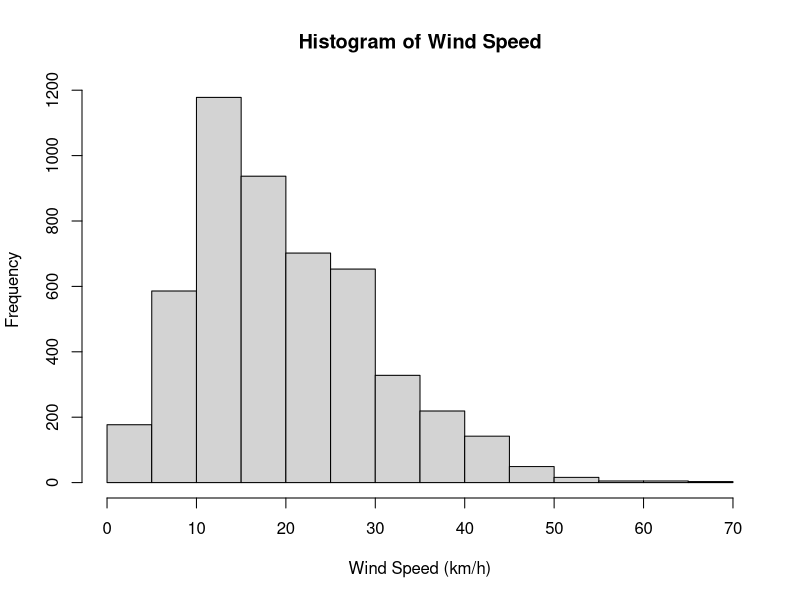
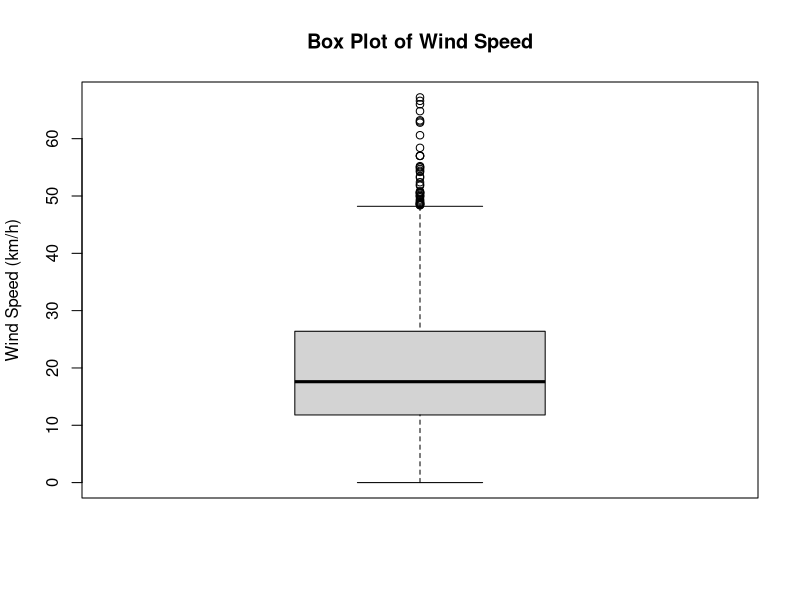
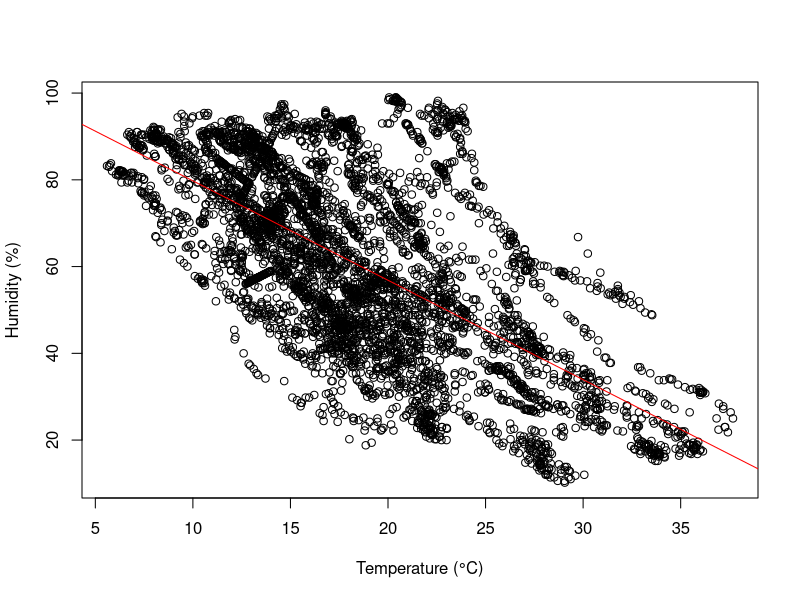
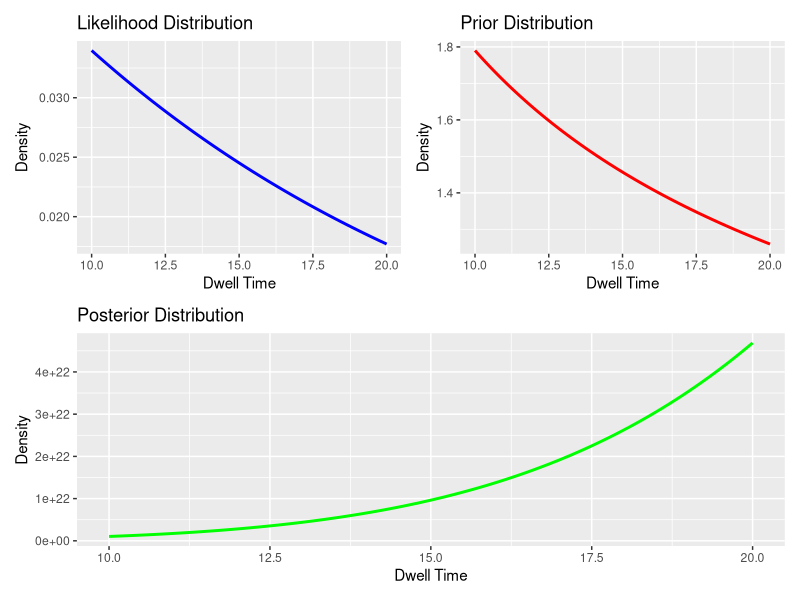
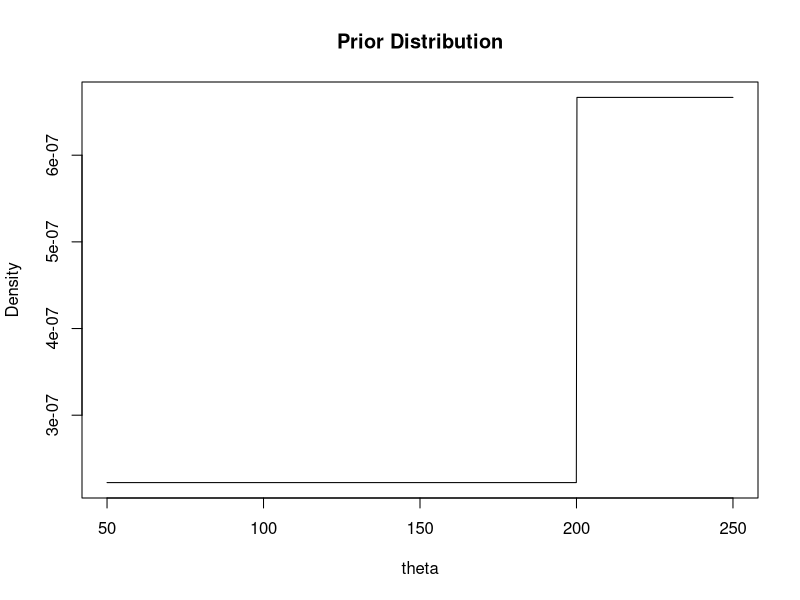
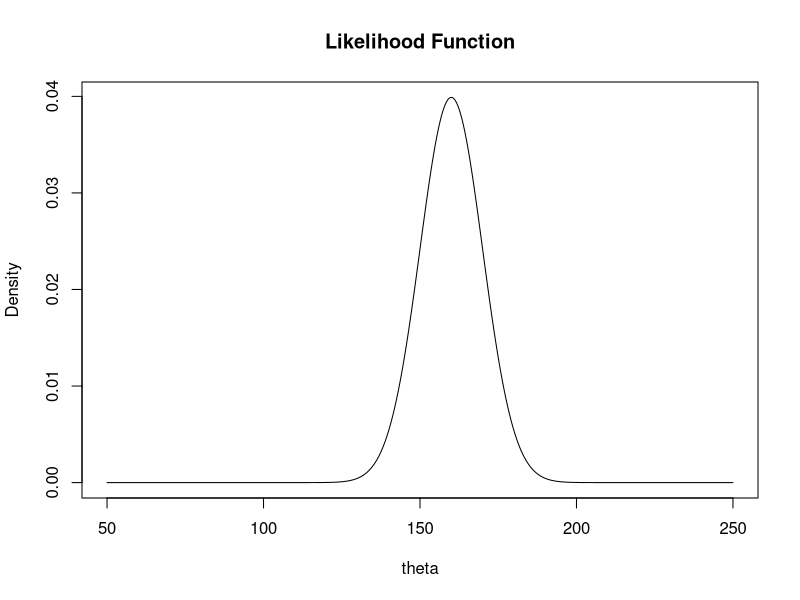
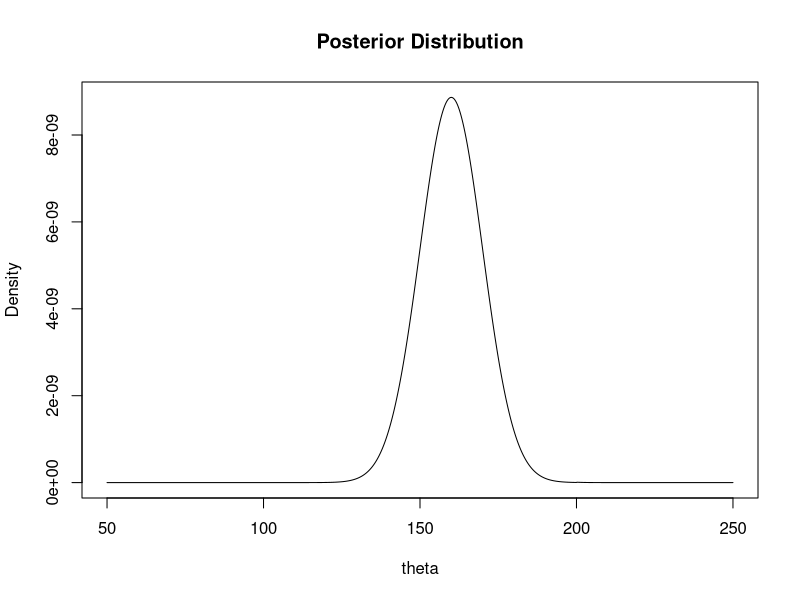
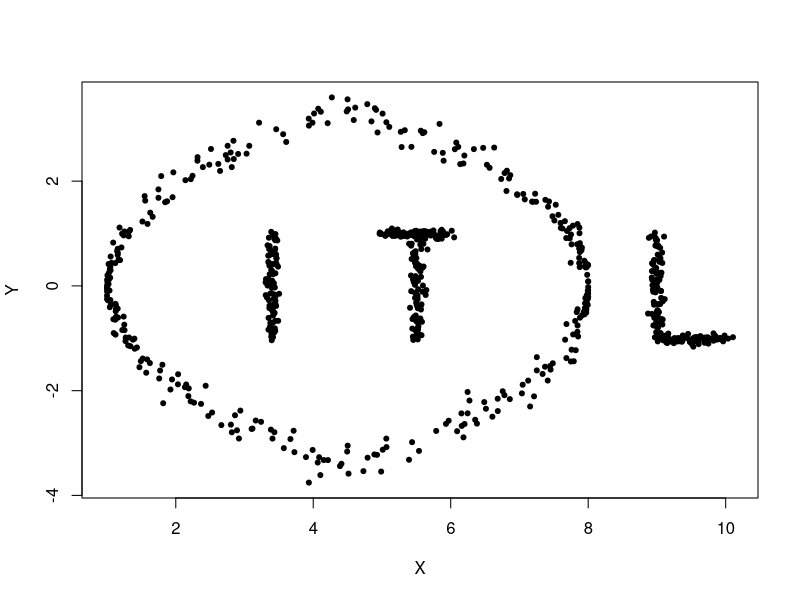

Here is the R script that generated these plots, in order:
## ---- chunk 1
# Load the data
the.fulldata <- as.matrix(read.csv("MelbAirportSolarData.csv", header = TRUE, sep = ","))

# Generate a sample of 5,000 data
my.data <- the.fulldata[sample(1:8928, 5000), ]

# Save the sample data to a text file
write.table(my.data, "RaviShankarJS-223296806-MelbAirSolarMyData.txt", row.names = FALSE, col.names = FALSE, sep = ",")
## ---- chunk 2
# Draw histogram
hist(my.data[, 3], main = "Histogram of Wind Speed", xlab = "Wind Speed (km/h)")

# Draw box plot
boxplot(my.data[, 3], main = "Box Plot of Wind Speed", ylab = "Wind Speed (km/h)")

# Five-number summary
wind_speed_summary <- summary(my.data[, 3])
print(wind_speed_summary)
## ---- chunk 3
# Scatterplot of Temperature vs. Humidity
plot(my.data[, 2], my.data[, 4], xlab = "Temperature (°C)", ylab = "Humidity (%)")

# Fit linear regression model
lm_model <- lm(my.data[, 4] ~ my.data[, 2])
abline(lm_model, col = "red")

# Print linear regression equation
print(summary(lm_model)$coefficients)

# Compute correlation coefficient and coefficient of determination
corr_coef <- cor(my.data[, 2], my.data[, 4])
r_squared <- summary(lm_model)$r.squared

cat("Linear regression equation:", lm_model$coefficients[1], "+", lm_model$coefficients[2], "* Temperature\n")
cat("Correlation coefficient:", corr_coef, "\n")
cat("Coefficient of determination (R-squared):", r_squared, "\n")
## ---- chunk 4
# Create new variables
WSB <- ifelse(my.data[, 3] > 25, "High", "Low")
TB <- cut(my.data[, 2], breaks = c(-Inf, 20, 30, Inf), labels = c("Low", "Moderate", "High"))
IrrB <- ifelse(my.data[, 1] > 800, "High", "Low")

# Construct cross-tabulation
cross_tab <- table(WSB, TB, IrrB)
print(cross_tab)
## ---- chunk 5
# Calculate the total number of observations where IrrB is High
irr_high_count <- sum(cross_tab[, , "High"])

# Calculate the total number of observations
total_count <- sum(cross_tab)

# Calculate the probability that IrrB is High
prob_irr_high <- irr_high_count / total_count

cat("Probability that IrrB is High:", prob_irr_high, "\n")
## ---- chunk 6
# Calculate the number of observations where TB is High and WSB is Low
tb_high_ws_low_count <- cross_tab["Low", "High", ]

# Calculate the total number of observations where WSB is Low
ws_low_count <- sum(cross_tab["Low", , ])

# Calculate the probability that TB is High given that WSB is Low
prob_tb_high_given_ws_low <- tb_high_ws_low_count / ws_low_count

cat("Probability that TB is High given that WSB is Low:", prob_tb_high_given_ws_low, "\n")
## ---- chunk 7
# Calculate the number of observations where IrrB is Low, TB is Moderate, and WSB is Low
irr_low_tb_mod_ws_low_count <- cross_tab["Low", "Moderate", "Low"]

# Calculate the total number of observations where TB is Moderate and WSB is Low
tb_mod_ws_low_count <- sum(cross_tab["Low", "Moderate", ])

# Calculate the probability that IrrB is Low given that TB is Moderate and WSB is Low
prob_irr_low_given_tb_mod_ws_low <- irr_low_tb_mod_ws_low_count / tb_mod_ws_low_count

cat("Probability that IrrB is Low given that TB is Moderate and WSB is Low:", prob_irr_low_given_tb_mod_ws_low, "\n")
## ---- chunk 8
# Compute joint probabilities
joint_prob <- prop.table(cross_tab)

# Compute marginal probabilities
prob_tb_high <- sum(joint_prob[, "High", ])
prob_irr_low <- sum(joint_prob[, , "Low"])

# Compute expected joint probability under independence
expected_joint_prob <- prob_tb_high * prob_irr_low

# Compare observed and expected joint probabilities
observed_joint_prob <- joint_prob["High", "Low", "Low"]

if (abs(observed_joint_prob - expected_joint_prob) > 0.05) {
  cat("High TB and Low IrrB are not independent events.\n")
} else {
  cat("High TB and Low IrrB are independent events.\n")
}
## ---- chunk 9
# Check if there are any observations with both Low TB and High WSB
# Check if there are any observations with both Low TB and High WSB
if (sum(cross_tab["High", "Low", ]) == 0) {
  cat("Low TB and High WSB are mutually exclusive events.\n")
} else {
  cat("Low TB and High WSB are not mutually exclusive events.\n")
}
## ---- chunk 10
# Load the required packages
library(ggplot2)
library(patchwork)

# Define the parameters
a <- 0.5  # Prior hyperparameter
b <- 10   # Prior hyperparameter
N <- 6    # Number of observations
x <- c(10, 12, 15, 20, 15, 20) # Observed dwell times

# Compute the posterior hyperparameters
a_posterior <- a + N
b_posterior <- b + sum(x)

# Create a grid of values for x (dwell time)
x_grid <- seq(min(x), max(x), length.out = 100)

# Calculate the likelihood, prior, and posterior distributions
likelihood <- dexp(x_grid, rate = 1/mean(x))
prior <- 1 / (dgamma(1/x_grid, shape = a, rate = 1/b))
posterior <- 1 / (dgamma(1/x_grid, shape = a_posterior, rate = 1/b_posterior))

# Create the plots
p1 <- ggplot() +
  geom_line(aes(x_grid, likelihood), color = "blue", linewidth = 1) +
  labs(x = "Dwell Time", y = "Density", title = "Likelihood Distribution")

p2 <- ggplot() +
  geom_line(aes(x_grid, prior), color = "red", linewidth = 1) +
  labs(x = "Dwell Time", y = "Density", title = "Prior Distribution")

p3 <- ggplot() +
  geom_line(aes(x_grid, posterior), color = "green", linewidth = 1) +
  labs(x = "Dwell Time", y = "Density", title = "Posterior Distribution")

# Combine the plots
(p1 | p2) / p3
## ---- chunk 11
# Define the prior distribution function
prior_distribution <- function(theta) {
  p <- 0
  if (theta >= 50 & theta <= 150) {
    p <- 1 / (45000 * (150 - 50))
  } else if (theta > 150 & theta <= 200) {
    p <- 1 / (90000 * (200 - 150))
  } else if (theta > 200 & theta <= 250) {
    p <- 1 / (30000 * (250 - 200))
  } else {
    p <- 0
  }
  return(p)
}

# Compute the posterior distribution
n <- 1
mean_prior <- 150
sigma_prior <- 20

# Likelihood function (normal distribution with known variance)
likelihood <- function(theta, y) {
  sigma <- 10
  return(dnorm(y, theta, sigma))
}

# Posterior distribution
posterior_distribution <- function(theta, y) {
  return(likelihood(theta, y) * prior_distribution(theta))
}

# Compute the posterior mean and standard deviation
y <- 160 # Observed mean height
theta_grid <- seq(50, 250, length.out = 1000)
posterior <- sapply(theta_grid, function(x) posterior_distribution(x, y))
posterior_mean <- sum(theta_grid * posterior) / sum(posterior)
posterior_var <- sum((theta_grid - posterior_mean)^2 * posterior) / sum(posterior)
posterior_sd <- sqrt(posterior_var)

cat("Posterior mean:", posterior_mean, "\n")
cat("Posterior standard deviation:", posterior_sd, "\n")

# Plot the prior distribution
prior_values <- sapply(theta_grid, prior_distribution)
plot(theta_grid, prior_values, type = "l", xlab = "theta", ylab = "Density", main = "Prior Distribution")

# Plot the likelihood function
likelihood_values <- sapply(theta_grid, function(x) likelihood(x, y))
plot(theta_grid, likelihood_values, type = "l", xlab = "theta", ylab = "Density", main = "Likelihood Function")

# Plot the posterior distribution
plot(theta_grid, posterior, type = "l", xlab = "theta", ylab = "Density", main = "Posterior Distribution")
## ---- chunk 12
# Load the data
zz <- read.table("lettersdata.txt")
zz <- as.matrix(zz)

# 5.1a) Draw a scatterplot and visually examine the number of clusters
plot(zz, pch = 20, xlab = "X", ylab = "Y")
# By visually examining the scatterplot, there appear to be around 4-5 clusters in the data.

# 5.1b) Perform k-means clustering with k = 4 (assuming 4 clusters from visual inspection)
set.seed(123)  # Set a seed for reproducibility
km_result <- kmeans(zz, centers = 4)
cluster_colors <- c("black", "red", "green", "blue")
plot(zz, col = cluster_colors[km_result$cluster], pch = 20, xlab = "X", ylab = "Y", main = "K-Means Clustering (k = 4)")
legend("topright", legend = paste("Cluster", 1:4), col = cluster_colors, pch = 20)
# The k-means algorithm has identified 4 clusters in the data, with some overlapping regions.

# 5.1c) Vary k from 2 to 20, record TOTWSS, and plot TOTWSS vs. k
set.seed(123)  # Set a seed for reproducibility
totwss <- numeric(19)
for (k in 2:20) {
  km_result <- kmeans(zz, centers = k)
  totwss[k - 1] <- km_result$tot.withinss
}
plot(2:20, totwss, type = "b", xlab = "Number of Clusters (k)", ylab = "Total Within Sum of Squares (TOTWSS)")
# The TOTWSS vs. k plot can be used to determine the optimal number of clusters by looking for an "elbow" or a point where the decrease in TOTWSS starts to level off. This typically indicates the appropriate number of clusters.

# 5.2) Perform spectral clustering with k = 4
library(kernlab)
sc_result <- specc(zz, centers = 4)
# Extract cluster assignments
sc_clusters <- sc_result@.Data
# Plot the results
plot(zz, col = sc_clusters + 1, pch = 20, xlab = "X", ylab = "Y", main = "Spectral Clustering (k = 4)")
legend("topright", legend = paste("Cluster", 1:4), col = 1:4, pch = 20)
# Spectral clustering also identifies 4 clusters in the data, but the cluster assignments may differ from k-means.
# Comparing the two plots, we can observe the differences in cluster assignments between k-means and spectral clustering.
